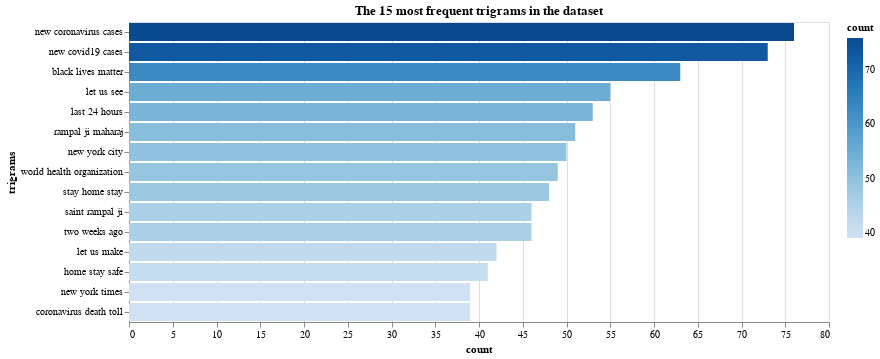

Notebook source saved alongside this figure:
### Markdown cell above
We have created a bar chart showing the 15 most frequent trigrams within the dataset:

### Code cell
fdist_sorted_tri = dict(sorted(tri.items(), key=lambda item: item[1], reverse=True))
#print(fdist_sorted)
out_tri = dict(itertools.islice(fdist_sorted_tri.items(), 15))

df_tri = pd.DataFrame.from_dict(out_tri, orient='index').reset_index()
df_tri = df_tri.rename(columns={'index':'trigrams', 0:'count'})
#print(df)
#alt.renderers.enable('altair_viewer',inline=True)

c = alt.Chart(
    df_tri,
    title = "The 15 most frequent trigrams in the dataset"
).mark_bar().encode(
    x=alt.X('count:Q'),
    y=alt.Y('trigrams:N',sort='-x'),
    color=alt.Color('count:Q',scale=alt.Scale(scheme="blues"))
).transform_window(
    rank='rank(count)',
    sort=[alt.SortField('count', order='descending')]
).transform_filter(
    (alt.datum.rank < 15)
).properties(width=700, height=300, title = "The 15 most frequent trigrams in the dataset")

c

### Figure 1 — Vega-Lite specification as saved in the notebook (floating-point values rounded to 4 significant figures)
{"config": {"view": {"continuousWidth": 400, "continuousHeight": 300}}, "data": {"name": "data-6ab763bb2dbb9b0d00f0eebc8a9807f7"}, "mark": "bar", "encoding": {"color": {"type": "quantitative", "field": "count", "scale": {"scheme": "blues"}}, "x": {"type": "quantitative", "field": "count"}, "y": {"type": "nominal", "field": "trigrams", "sort": "-x"}}, "height": 300, "title": "The 15 most frequent trigrams in the dataset", "transform": [{"window": [{"op": "rank", "field": "count", "as": "rank"}], "sort": [{"field": "count", "order": "descending"}]}, {"filter": "(datum.rank < 15)"}], "width": 700, "$schema": "https://vega.github.io/schema/vega-lite/v4.8.1.json", "datasets": {"data-6ab763bb2dbb9b0d00f0eebc8a9807f7": [{"trigrams": "new coronavirus cases", "count": 76}, {"trigrams": "new covid19 cases", "count": 73}, {"trigrams": "black lives matter", "count": 63}, {"trigrams": "let us see", "count": 55}, {"trigrams": "last 24 hours", "count": 53}, {"trigrams": "rampal ji maharaj", "count": 51}, {"trigrams": "new york city", "count": 50}, {"trigrams": "world health organization", "count": 49}, {"trigrams": "stay home stay", "count": 48}, {"trigrams": "saint rampal ji", "count": 46}, {"trigrams": "two weeks ago", "count": 46}, {"trigrams": "let us make", "count": 42}, {"trigrams": "home stay safe", "count": 41}, {"trigrams": "new york times", "count": 39}, {"trigrams": "coronavirus death toll", "count": 39}]}}
